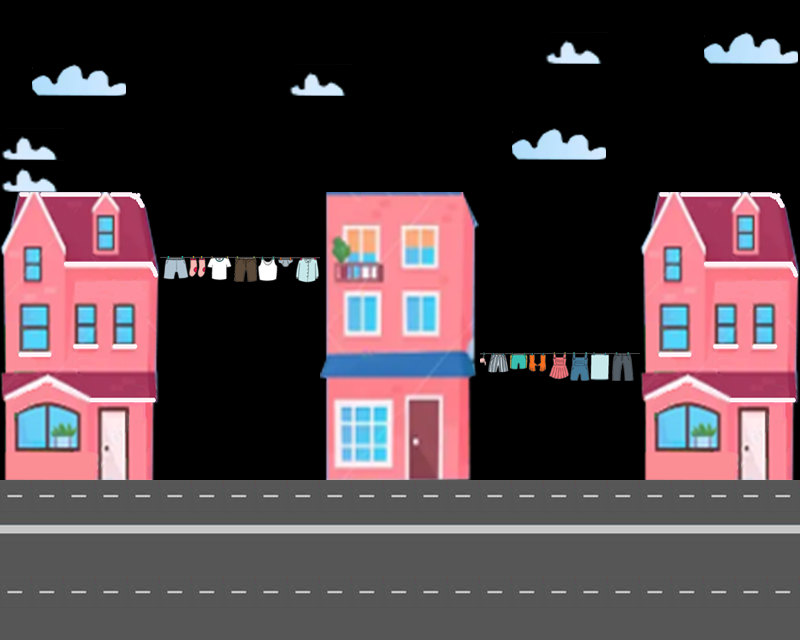

This game map was drawn from its Tiled (.tmx) file and the tilesets committed beside it. A one-line description and the trimmed map source follow:
An orthogonal 25x20 tile map with 32x32 px tiles, 1 tile layer (Capa de patrones 1) and 44 objects (44x plataforma).

<map version="1.10" tiledversion="1.10.2" orientation="orthogonal" renderorder="right-down" width="25" height="20" tilewidth="32" tileheight="32" infinite="0" nextlayerid="3" nextobjectid="45">
 <tileset firstgid="1" source="tileset.tsx" />
 <layer id="1" name="Capa de patrones 1" width="25" height="20">
  <data>[500 cells, 287 non-empty, 108 distinct tile ids]</data>
 </layer>
 <objectgroup id="2" name="Capa de Objetos 1">
  <object id="1" name="plataforma" type="plataforma" x="5" y="191">
   <point />
  </object>
  <object id="2" name="plataforma" type="plataforma" x="32.6667" y="191.333">
   <point />
  </object>
  <object id="3" name="plataforma" type="plataforma" x="66.3333" y="192">
   <point />
  </object>
  <object id="4" name="plataforma" type="plataforma" x="98" y="191.667">
   <point />
  </object>
  <object id="5" name="plataforma" type="plataforma" x="65.3333" y="262">
   <point />
  </object>
  <object id="6" name="plataforma" type="plataforma" x="97.3333" y="262.333">
   <point />
  </object>
  <object id="7" name="plataforma" type="plataforma" x="129.667" y="262">
   <point />
  </object>
  <object id="8" name="plataforma" type="plataforma" x="159.667" y="256.667">
   <point />
  </object>
  <object id="9" name="plataforma" type="plataforma" x="114" y="344">
   <point />
  </object>
  <object id="10" name="plataforma" type="plataforma" x="73.6667" y="344">
   <point />
  </object>
  <object id="11" name="plataforma" type="plataforma" x="90.6667" y="398.333">
   <point />
  </object>
  <object id="12" name="plataforma" type="plataforma" x="126.333" y="397.667">
   <point />
  </object>
  <object id="13" name="plataforma" type="plataforma" x="193.667" y="256.667">
   <point />
  </object>
  <object id="14" name="plataforma" type="plataforma" x="225" y="256.333">
   <point />
  </object>
  <object id="15" name="plataforma" type="plataforma" x="257.333" y="256.333">
   <point />
  </object>
  <object id="16" name="plataforma" type="plataforma" x="289.667" y="256.333">
   <point />
  </object>
  <object id="17" name="plataforma" type="plataforma" x="327" y="192.333">
   <point />
  </object>
  <object id="18" name="plataforma" type="plataforma" x="359" y="192">
   <point />
  </object>
  <object id="19" name="plataforma" type="plataforma" x="391.333" y="192.667">
   <point />
  </object>
  <object id="20" name="plataforma" type="plataforma" x="422.667" y="192.333">
   <point />
  </object>
  <object id="21" name="plataforma" type="plataforma" x="435.333" y="192.333">
   <point />
  </object>
  <object id="22" name="plataforma" type="plataforma" x="328.667" y="352.667">
   <point />
  </object>
  <object id="23" name="plataforma" type="plataforma" x="360" y="352.333">
   <point />
  </object>
  <object id="24" name="plataforma" type="plataforma" x="392.333" y="352.667">
   <point />
  </object>
  <object id="25" name="plataforma" type="plataforma" x="424" y="351.667">
   <point />
  </object>
  <object id="26" name="plataforma" type="plataforma" x="441.667" y="351.667">
   <point />
  </object>
  <object id="27" name="plataforma" type="plataforma" x="480.333" y="352.333">
   <point />
  </object>
  <object id="28" name="plataforma" type="plataforma" x="513.667" y="352.333">
   <point />
  </object>
  <object id="29" name="plataforma" type="plataforma" x="545.333" y="352.333">
   <point />
  </object>
  <object id="30" name="plataforma" type="plataforma" x="577" y="352">
   <point />
  </object>
  <object id="31" name="plataforma" type="plataforma" x="609.667" y="352.333">
   <point />
  </object>
  <object id="32" name="plataforma" type="plataforma" x="660" y="352">
   <point />
  </object>
  <object id="33" name="plataforma" type="plataforma" x="714.333" y="343">
   <point />
  </object>
  <object id="34" name="plataforma" type="plataforma" x="754.333" y="344.667">
   <point />
  </object>
  <object id="35" name="plataforma" type="plataforma" x="731" y="397.667">
   <point />
  </object>
  <object id="36" name="plataforma" type="plataforma" x="762.667" y="397.667">
   <point />
  </object>
  <object id="37" name="plataforma" type="plataforma" x="780.333" y="397.333">
   <point />
  </object>
  <object id="38" name="plataforma" type="plataforma" x="660" y="192.667">
   <point />
  </object>
  <object id="39" name="plataforma" type="plataforma" x="693.333" y="192.333">
   <point />
  </object>
  <object id="40" name="plataforma" type="plataforma" x="728.667" y="192.333">
   <point />
  </object>
  <object id="41" name="plataforma" type="plataforma" x="758" y="191.333">
   <point />
  </object>
  <object id="42" name="plataforma" type="plataforma" x="705.667" y="261.667">
   <point />
  </object>
  <object id="43" name="plataforma" type="plataforma" x="735.667" y="261.333">
   <point />
  </object>
  <object id="44" name="plataforma" type="plataforma" x="768.333" y="261">
   <point />
  </object>
 </objectgroup>
</map>
